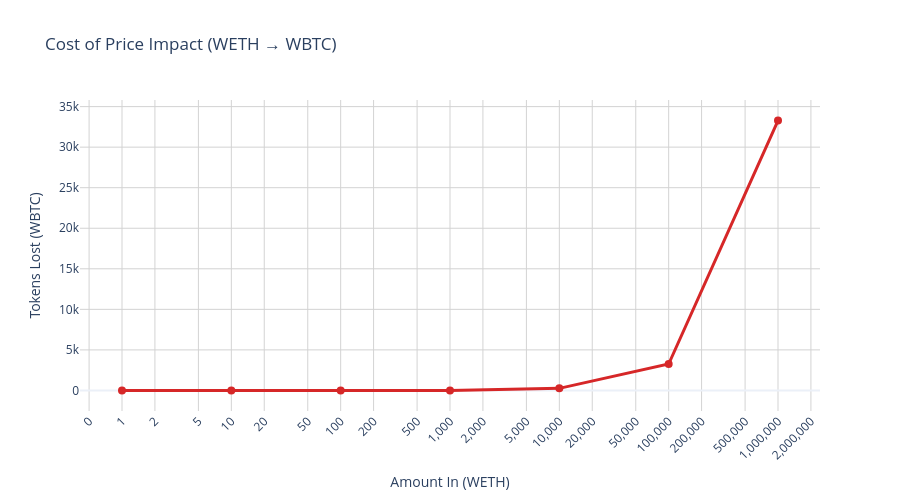

The notebook cell saved with this chart:
### Markdown cell above
### Cost of Price Impact

### Code cell
fig3 = plot_cost_of_impact(df, token_in_symbol, token_out_symbol)
fig3.show()

### Figure 1 — Plotly figure (JSON) as saved in the notebook; plotly's stock layout.template omitted (floating-point values rounded to 4 significant figures)
{"data": [{"customdata": [0.003048, 0.03476, 0.7932, 36.23, 7741.0, 97730.0, 997700.0], "hovertemplate": "<b>Trade Size:</b> %{x:,.0f} WETH<br><b>Lost:</b> %{y:.8f} WBTC<br><b>Lost ($):</b> $%{customdata:,.2f}<br><extra></extra>", "line": {"color": "#d62728", "width": 3}, "marker": {"size": 8}, "mode": "lines+markers", "name": "Cost in WBTC", "type": "scatter", "x": [1, 10, 100, 1000, 10000, 100000, 1000000], "y": [0.0001017, 0.001159, 0.02646, 1.209, 258.2, 3260.0, 33280.0]}], "layout": {"height": 500, "hovermode": "closest", "title": {"text": "Cost of Price Impact (WETH → WBTC)"}, "xaxis": {"gridcolor": "lightgray", "tickangle": -45, "tickformat": ",.0f", "title": {"text": "Amount In (WETH)"}, "type": "log"}, "yaxis": {"gridcolor": "lightgray", "title": {"text": "Tokens Lost (WBTC)"}}}}
